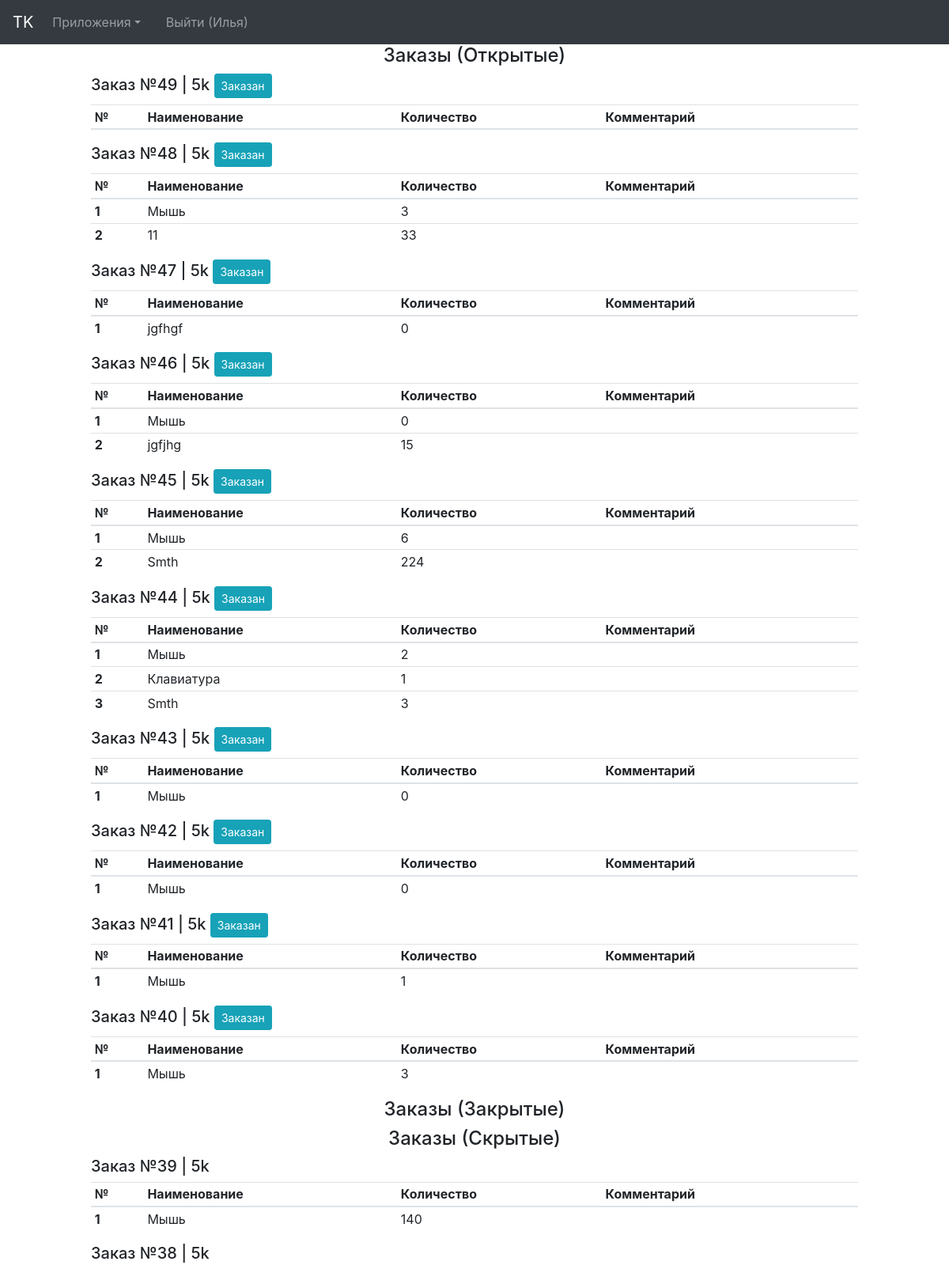
/zip/ (signed in, upper part), run on the app's committed database.
### zip/models.py (models this page shows, shortened)
class ZipOrder(models.Model):
    author = models.ForeignKey(settings.AUTH_USER_MODEL, on_delete=models.CASCADE)
    order_temp = models.BooleanField(default=True)
    order_closed = models.BooleanField(default=False)
    order_hidden = models.BooleanField(default=False)
    date = models.DateTimeField(blank=True, editable=False, null=True)
    date_hidden = models.DateTimeField(blank=True, editable=False, null=True)
    date_closed = models.DateTimeField(blank=True, editable=False, null=True)
    def get_ziprecords(self):
        try:
            tmp = ZipRecord.objects.filter(order=self)
        except Exception:
            tmp = None
        return tmp
    def get_freeziprecords(self):
        try:
            tmp = FreeZipRecord.objects.filter(order=self)
        except Exception:
            tmp = None
        return tmp

class ZipRecord(models.Model):
    zip = models.ForeignKey(ZipNames, on_delete=models.CASCADE)
    amount = models.IntegerField(default=0)
    order = models.ForeignKey(ZipOrder, on_delete=models.CASCADE, default=0)
    comment = models.CharField(max_length=500, editable = True, blank=True)

class ZipNames(models.Model):
    name = models.CharField(max_length=300, editable = True)
    def __unicode__(self):
        return self.name

class FreeZipRecord(models.Model):
    zip = models.CharField(max_length=500, editable = True, blank=True)
    amount = models.IntegerField(default=0)
    order = models.ForeignKey(ZipOrder, on_delete=models.CASCADE, default=0)
    comment = models.CharField(max_length=500, editable = True, blank=True)

### zip/views.py (the view, shortened to what this page needs)
@login_required
def start(request):
    context = {}
    try:
        context['role'] = ZipUsers.objects.get(user=request.user.id).role
    except Exception:
        return HttpResponse("START. Критическая ошибка контроля ролей. Обратитесь к администратору")
    if context['role'] == 'controller':
        context['orders'] = ZipOrder.objects.filter(order_temp=False, order_closed=False, order_hidden=False).order_by("-date")
        context['orders_closed'] = ZipOrder.objects.filter(order_temp=False, order_closed=True, order_hidden=False).order_by("-date")
        context['orders_hidden'] = ZipOrder.objects.filter(order_temp=False, order_closed=True, order_hidden=True).order_by("-date")
    return render(request, 'zip/index.html', context)

### templates/zip/index.html (shortened to what this page needs)
{% extends 'base.html' %}
{% load static %}
{% load bootstrap4 %}
{% block content_controller %}
    <div class="container-fluid">
        <div class="row">
            <div class="col-xs-12 col-sm-6 col-md-8 col-lg-1">
            </div>
            <div class="col-xs-12 col-sm-6 col-md-8 col-lg-10">
                <h4>
                    <center>Заказы (Открытые)</center>
                </h4>
                {% for order in orders %}
                    <h5>Заказ №{{ order.id }} | {{ order.author }}
                        <a href="close_order/{{ order.id }}/">
                            <button type="button" class="btn btn-info btn-sm"
                                    onclick="return confirm('Заказ выполнен?');">
                                Заказан
                            </button>
                        </a>
                    </h5>
                    <table class="table  table-hover table-sm">
                        <thead>
                        <tr>
                            <th scope="col">№</th>
                            <th scope="col">Наименование</th>
                            <th scope="col">Количество</th>
                            <th scope="col">Комментарий</th>
                            <th scope="col"></th>
                        </tr>
                        </thead>
                        <tbody>
                        {% for o in order.get_ziprecords %}
                            <tr>
                                <th scope="row">{{ forloop.counter }}</th>
                                <td>{{ o.zip }}</td>
                                <td>{{ o.amount }}</td>
                                <td>{{ o.comment }}</td>
                                <td></a>
                                </td>
                            </tr>
                        {% endfor %}
                        {% for o in order.get_freeziprecords %}
                            <tr>
                                <th scope="row">{{ forloop.counter|add:order.get_ziprecords.count}}</th>
                                <td>{{ o.zip }}</td>
                                <td>{{ o.amount }}</td>
                                <td>{{ o.comment }}</td>
                                <td></a>
                                </td>
                            </tr>
                        {% endfor %}
                        </tbody>
                    </table>
                {% endfor %}
                <h4>
                    <center>Заказы (Закрытые)</center>
                </h4>
                <h4>
                    <center>Заказы (Скрытые)</center>
                </h4>
                {% for order in orders_hidden %}
                    <h5>Заказ №{{ order.id }} | {{ order.author }}
                    </h5>
                    <table class="table  table-hover table-sm">
                        <thead>
                        <tr>
                            <th scope="col">№</th>
                            <th scope="col">Наименование</th>
                            <th scope="col">Количество</th>
                            <th scope="col">Комментарий</th>
                            <th scope="col"></th>
                        </tr>
                        </thead>
                        <tbody>
                        {% for o in order.get_ziprecords %}
                            <tr>
                                <th scope="row">{{ forloop.counter }}</th>
                                <td>{{ o.zip }}</td>
                                <td>{{ o.amount }}</td>
                                <td>{{ o.comment }}</td>
                                <td></a>
                                </td>
                            </tr>
                        {% endfor %}
                        </tbody>
                    </table>
                {% endfor %}
            </div>
            <div class="col-xs-12 col-sm-6 col-md-8 col-lg-1"></div>
        </div>
    </div>
{% endblock %}

### templates/base.html (shortened to what this page needs)
{% load bootstrap4 %}
{% bootstrap_css %}
<!DOCTYPE html>
<html lang="en">
<head>
    {% load static %}
    <link rel="stylesheet" type="text/css" href="{% static "portal.css" %} " />
</head>
<nav class="navbar navbar-expand-lg navbar-dark bg-dark">
    <a class="navbar-brand" href="/">TK</a>
    <div class="collapse navbar-collapse" id="navbarColor02">
        <ul class="navbar-nav mr-auto">
            <li class="nav-item dropdown">
                <a class="nav-link dropdown-toggle" data-toggle="dropdown" href="#" id="themes">Приложения</a>
            </li>
            <li class="nav-item">
                <a class="nav-link" href="../help/"></a>
            </li>
            {%if user.is_authenticated %}
                <li class="nav-item mr-sm-2">
                    <a class="nav-link"  href="/accounts/logout">Выйти ({{ user.first_name }})</a>
                </li>
            {% endif %}
        </ul>
    </div>
</nav>
{% if role == 'controller' %}{% block content_controller %}{% endblock %}{% endif %}

### data on the page
ZipOrder: id "49", author "5k"
ZipOrder: id "48", author "5k"
ZipRecord: zip "Мышь", amount "3"
FreeZipRecord: zip "11", amount "33"
ZipOrder: id "47", author "5k"
FreeZipRecord: zip "jgfhgf", amount "0"
ZipOrder: id "46", author "5k"
ZipRecord: zip "Мышь", amount "0"
FreeZipRecord: zip "jgfjhg", amount "15"
ZipOrder: id "45", author "5k"
ZipRecord: zip "Мышь", amount "6"
FreeZipRecord: zip "Smth", amount "224"
ZipOrder: id "44", author "5k"
ZipRecord: zip "Мышь", amount "2"
ZipRecord: zip "Клавиатура", amount "1"
FreeZipRecord: zip "Smth", amount "3"
ZipOrder: id "43", author "5k"
ZipRecord: zip "Мышь", amount "0"
ZipOrder: id "42", author "5k"
ZipRecord: zip "Мышь", amount "0"
ZipOrder: id "41", author "5k"
ZipRecord: zip "Мышь", amount "1"
ZipOrder: id "40", author "5k"
ZipRecord: zip "Мышь", amount "3"
ZipOrder: id "39", author "5k"
ZipRecord: zip "Мышь", amount "140"
ZipOrder: id "38", author "5k"

### other printed values
{{ user.first_name }} "Илья"
